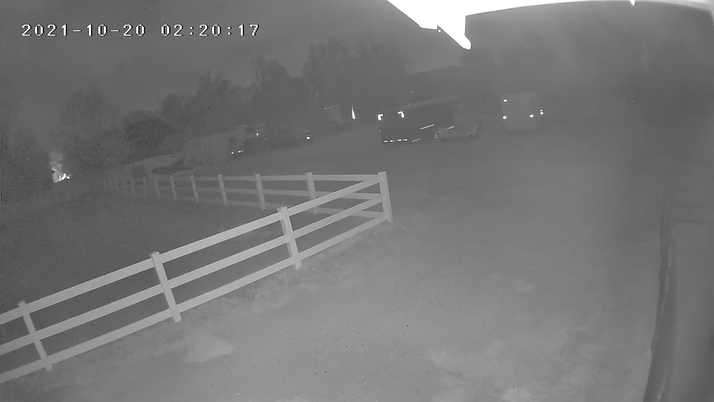
#> input picture img/image4.png, 714 x 402 px, shrunk from 1920 x 1080 before the run; its folder holds 4 pictures in this run
$ python main.py
#> lines starting #> are read from the running program, lines starting #| are printed output that depends on the picture; long printed decimals are rounded
import matplotlib.pyplot as plt
from PIL import Image
import numpy as np

def ReadImage(name):
    print('Reading image:', name)
    img = Image.open('img/' + name + '.png').convert('L')
    return img

def PrintImageInfo(image):
    height, width = image.shape
    print(image)
    print("Minimum:", np.min(image))
    print("Maximum:", np.max(image))
    print("Height: ", height, "px", sep="")
    print("Width: ", width, "px", sep="")
    print("----------------------------------------")

def CalculateCooccurence(imgArr):
    height, width = imgArr.shape
    matrix = np.zeros((256,256), dtype=int)
    for i in range(height - 1):
        for j in range(width):
            index1 = imgArr[i][j]
            index2 = imgArr[i+1][j]
            matrix[index1][index2] += 1
    return matrix

def CalculateContrast(matrix):
    contrastNom = 0
    contrastDom = 0
    for i in range(256):
        for j in range(256):
            contrastNom += matrix[i][j] * abs(i-j)
            contrastDom += abs(i-j)
    return contrastNom / contrastDom

def CalculateHistogram(imgArr):
    histogram = np.zeros(256)
    for _ in imgArr:
        for i in _:
            histogram[i] += 1
    return histogram

def CalculateCumulativeHistogram(histogram):
    cumulativeHistogram = np.zeros(256)
    sum = 0
    for i in range(256):
        sum += histogram[i]
        cumulativeHistogram[i] = sum
    return cumulativeHistogram

def plotHistogram(histogram, title):
    plt.plot(range(256), histogram)
    plt.title(title)
    plt.show()

def GetColorAtPercentage(cumHistogram, percentage):
    value1 = cumHistogram[255] * percentage / 100
    value2 = cumHistogram[255] * (100 - percentage) / 100
    x, y = 0, 0
    for i in range(256):
        if cumHistogram[i] > value1:
            x = i - 1
            break
    for i in range(256):
        if cumHistogram[i] > value2:
            y = i - 1
            break
    return x,y

def EqualizeHistogram(imgArr, int1, int2):
    equal_img = np.copy(imgArr)
    hist = CalculateHistogram(imgArr)
    cum_hist = CalculateCumulativeHistogram(hist)
    height, width = imgArr.shape
    pixels = cum_hist[-1]
    int_max = max(int1, int2)
    f_min = cum_hist[min(int1, int2)]
    for i in range(height):
        for j in range(width):
            # if int1 <= imgArr[i][j] <= int2:
            equalized = int_max * (cum_hist[imgArr[i][j]] - f_min) / (pixels - f_min)
            if equalized < 0:
                equalized = 0
            elif equalized > 255:
                equalized = 255
            equal_img[i][j] = equalized
    plt.imshow(equal_img, cmap="gray")
    plt.title("Post histogram equalization")
    plt.show()
    return equal_img

def GrayScaleTransformation(imgArr, x1, x2, y1, y2):
    transformedArr = np.copy(imgArr)
    height, width = imgArr.shape
    for i in range(height):
        for j in range(width):
            p = imgArr[i][j]
            if p < x1:
                transformedArr[i][j] = p * y1/x1
            elif p < x2:
                transformedArr[i][j] = ((p-x1) * (y2-y1)/(x2-x1)) + y1
            else:
                transformedArr[i][j] = ((p-x2) * (255-y2)/(255-x2)) + y2
    plt.imshow(transformedArr, cmap="gray")
    plt.title("Post grayscale transformation")
    plt.show()
    return transformedArr

def StretchContrast(imageArr, a, b, c, d):
    height, width = imageArr.shape
    newImage = Image.new('L', (width, height))
    for i in range(height):
        for j in range(width):
            newImage.putpixel((j,i), int((imageArr[i,j] - c) * ((b-a) / (d - c)) + a))
    plt.imshow(newImage, cmap="gray")
    plt.title("Post contrast stretching")
    plt.show()
    return newImage

def plotHistograms(imgArr, title):
    hist = CalculateHistogram(imgArr)
    plotHistogram(hist, title + " Histogram")
    cumHist = CalculateCumulativeHistogram(hist)
    plotHistogram(cumHist, title + " Cumulative Histogram")
    return cumHist

def test(imgName,percentage):
    # Read image and convert it to a 2D Array
    img = ReadImage(imgName)
    imgArr = np.array(img)
    # Calculate cooccurence, contrast and plot both histograms
    cooccurence = CalculateCooccurence(imgArr)
#> after the loop in CalculateCooccurence, `for i in range(height - 1):`:
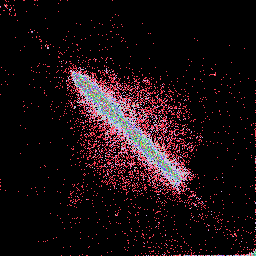
#> matrix: shape (256, 256) int64; 382 distinct labels, from 0 to 5266; one colour per label, 0 black
    contrast = CalculateContrast(cooccurence)
#> after the loop in CalculateContrast, `for i in range(256):`: contrastDom = 5592320; contrastNom = 516809
#> contrast = 0.0924
    print("Contrast: ", contrast)
#| Contrast:  0.09241
    cumHist = plotHistograms(imgArr, "Original")
#> after the loop in CalculateHistogram, `for _ in imgArr:`: histogram = 256 values, max 7923 at index 100, min 0 at index 2, mean 1121.2
#> in plotHistograms, `hist = CalculateHistogram(imgArr)`: hist has the same summary as histogram in CalculateHistogram
#> the loop in CalculateCumulativeHistogram, `for i in range(256):` made 256 passes
#> sum on passes 1 to 3: 10, 12, 12
#> after the loop in CalculateCumulativeHistogram, `for i in range(256):`: cumulativeHistogram = 256 values from 10 to 287028; sum = 287028
#> in plotHistograms, `cumHist = CalculateCumulativeHistogram(hist)`: cumHist = 256 values from 10 to 287028
#> cumHist = 256 values from 10 to 287028
    # Test Color at percentage with given percentage parameter
    x, y = GetColorAtPercentage(cumHist, percentage)
#> in GetColorAtPercentage, `value1 = cumHistogram[255] * percentage / 100`: value1 = 14351.4
#> in GetColorAtPercentage, `value2 = cumHistogram[255] * (100 - percentage) / 100`: value2 = 272676.6
#> x = 87; y = 151
    print("X:", x)
#| X: 87
    print("Y:", y)
#| Y: 151
    # Test contrast stretching and plot corresponding histograms
    contrastStretch = StretchContrast(imgArr, 0, 255, x, y)
#> in StretchContrast, `newImage = Image.new('L', (width, height))`: newImage: PIL image 714x402 L; every value is 0
#> after the loop in StretchContrast, `for i in range(height):`:
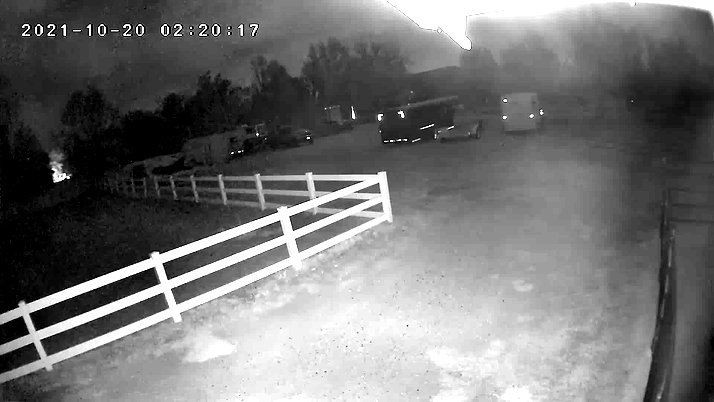
#> newImage: PIL image 714x402 L; min 0, max 255, mean 115.3
    plotHistograms(np.array(contrastStretch), "Post contrast stretch")
#> call 3 of plotHistogram, with histogram = array of shape (256,), title = 'Post contrast stretch Histogram'
#> in plotHistogram (call 3), `plt.show()`:
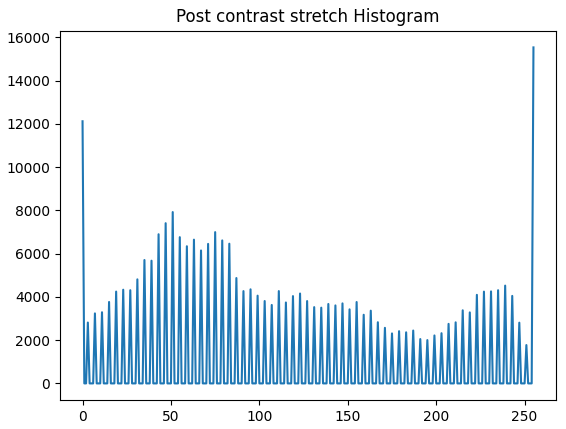
#> figure drawn by matplotlib, 1 panel; curve peaks at x = 255, y = 15538
#> the loop in CalculateCumulativeHistogram (call 2), `for i in range(256):` made 256 passes
#> sum on passes 1 to 3: 12122, 12122, 12122
#> in plotHistogram (call 4), `plt.show()`:
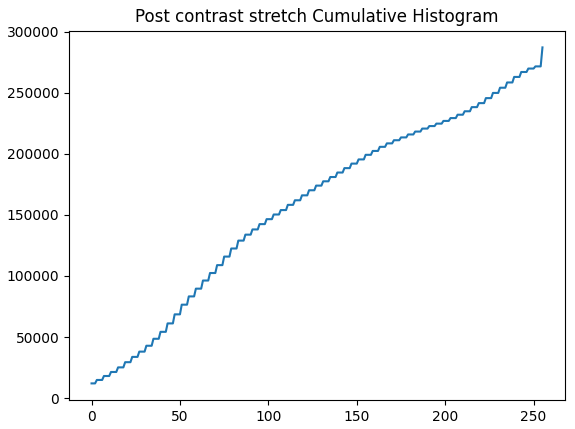
#> figure drawn by matplotlib, 1 panel; curve peaks at x = 255, y = 287028
    # Test histogram equalization and plot corresponding histograms
    equalHist = EqualizeHistogram(imgArr, x, y)
#> in EqualizeHistogram, `hist = CalculateHistogram(imgArr)`: hist has the same summary as histogram in CalculateHistogram
#> in EqualizeHistogram, `cum_hist = CalculateCumulativeHistogram(hist)`: cum_hist = 256 values from 10 to 287028
#> in EqualizeHistogram, `pixels = cum_hist[-1]`: pixels = 287028
#> in EqualizeHistogram, `int_max = max(int1, int2)`: int_max = 151
#> in EqualizeHistogram, `f_min = cum_hist[min(int1, int2)]`: f_min = 12122
#> after the loop in EqualizeHistogram, `for i in range(height):`:
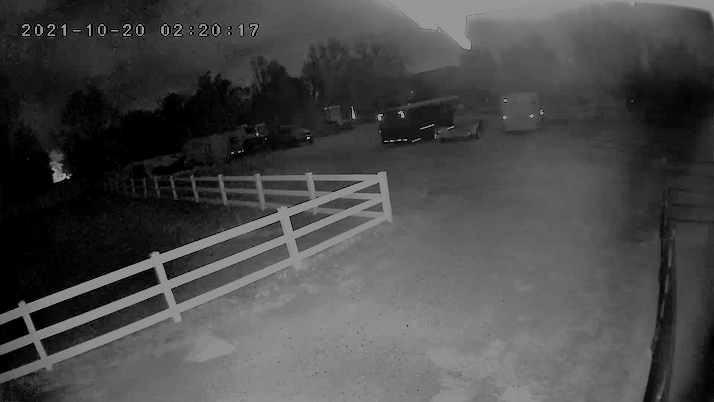
#> equal_img: shape (402, 714); min 0, max 151, mean 73
    plotHistograms(equalHist, "Post histogram equalization")
#> in plotHistogram (call 5), `plt.show()`:
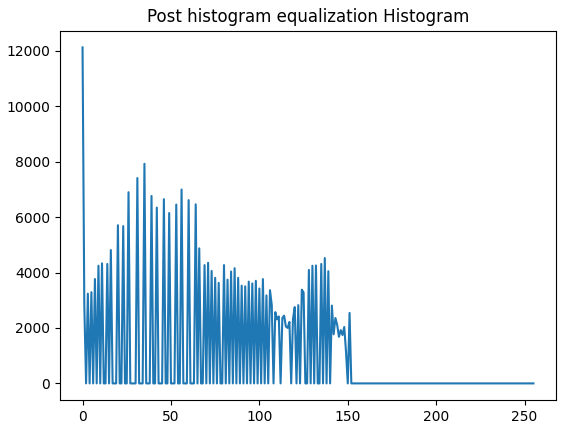
#> figure drawn by matplotlib, 1 panel; curve peaks at x = 0, y = 12122
#> in plotHistogram (call 6), `plt.show()`:
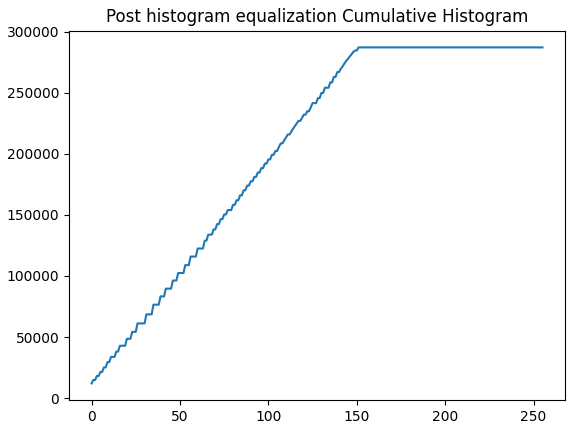
#> figure drawn by matplotlib, 1 panel; curve peaks at x = 151, y = 287028
    # Test grayscale transformation and plot corresponding histograms
    grayscaleTrans = GrayScaleTransformation(imgArr, x, y,0,255)
    plotHistograms(grayscaleTrans, "Post grayscale transformation")
    # Print test is done
    text = "TEST IS DONE"
    print(f'{text:-^40}')

def groundTruth():
    # Read image and convert it to a 2D Array
    img = ReadImage('image4')
    imgArr = np.array(img)
    # Calculate cooccurence, contrast and plot both histograms
    cooccurence = CalculateCooccurence(imgArr)
    contrast = CalculateContrast(cooccurence)
    print("Contrast: ", contrast)
    cumHist = plotHistograms(imgArr, "Original")
    x, y = 88, 151
    print("X:", x)
    print("Y:", y)
    # Test contrast stretching and plot corresponding histograms
    contrastStretch = StretchContrast(imgArr, 0, 255, x, y)
    plotHistograms(np.array(contrastStretch), "Post contrast stretch")
    # Test histogram equalization and plot corresponding histograms
    equalHist = EqualizeHistogram(imgArr, x, y)
    plotHistograms(equalHist, "Post histogram equalization")
    # Test grayscale transformation and plot corresponding histograms
    grayscaleTrans = GrayScaleTransformation(imgArr, x, y,0,255)
    plotHistograms(grayscaleTrans, "Post grayscale transformation")
    # Print test is done
    text = "GROUND TRUTH TEST IS DONE"
    print(f'{text:-^40}')

test('image4', 5)
# groundTruth()
